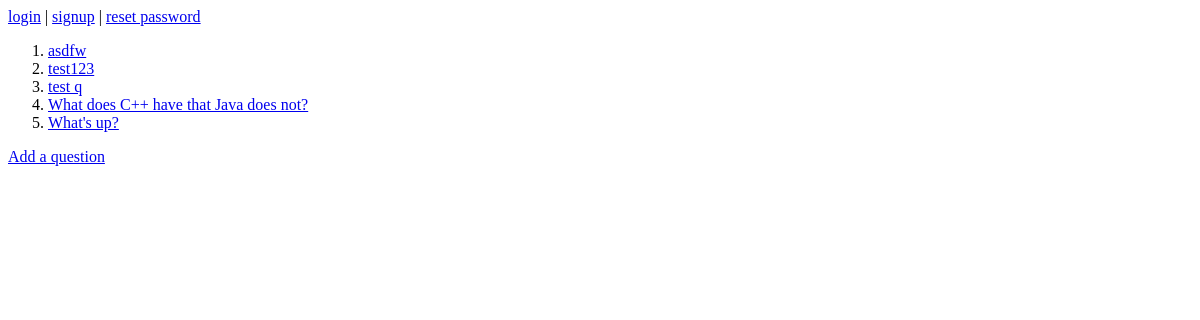
/posts/, run on an earlier commit of the app's database.
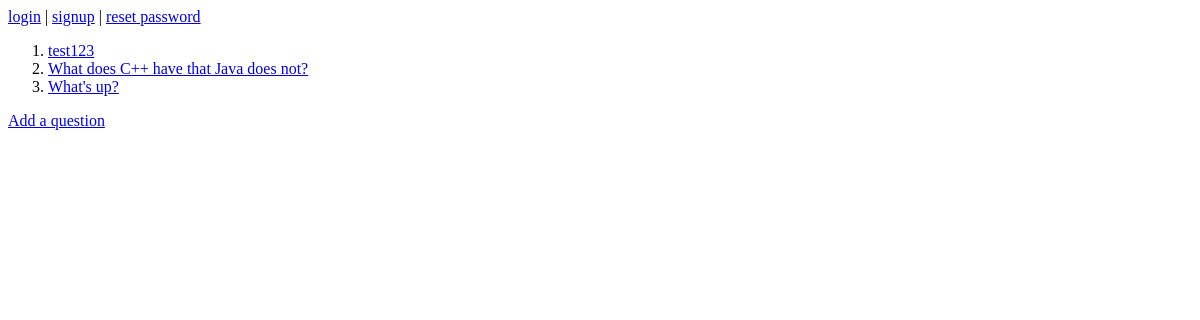
And on a later commit of the database.
### posts/models.py (models this page shows, shortened)
class Question(models.Model):
	author = models.ForeignKey(get_user_model(), on_delete=models.CASCADE, null=True)
	question_text = models.CharField(max_length=250)
	detail_text = models.CharField(max_length=1000)
	pub_date = models.DateTimeField('date published')

### posts/views.py (the view)
# urls.py: path('', views.index, name='index'),
def index(request):
	question_list = Question.objects.order_by('-pub_date')
	context = {'question_list': question_list}
	return render(request, 'posts/index.html', context)

### posts/templates/posts/index.html (shortened to what this page needs)
{% extends 'base.html' %}
{% block content %}
{% if question_list %}
	<ol>
		{% for question in question_list %}
			<li><a href="{% url 'posts:detail' question.id %}">{{ question.question_text }}</a></li>
		{% endfor %}
	</ol>
{% else %}
	<p>No questions are available</p>
{% endif %}
<a href="{% url 'posts:add_question' %}">Add a question</a>
{% endblock %}

What changed in the data, as far as the page shows it:
removed Question: question_text "asdfw"
removed Question: question_text "test q"
